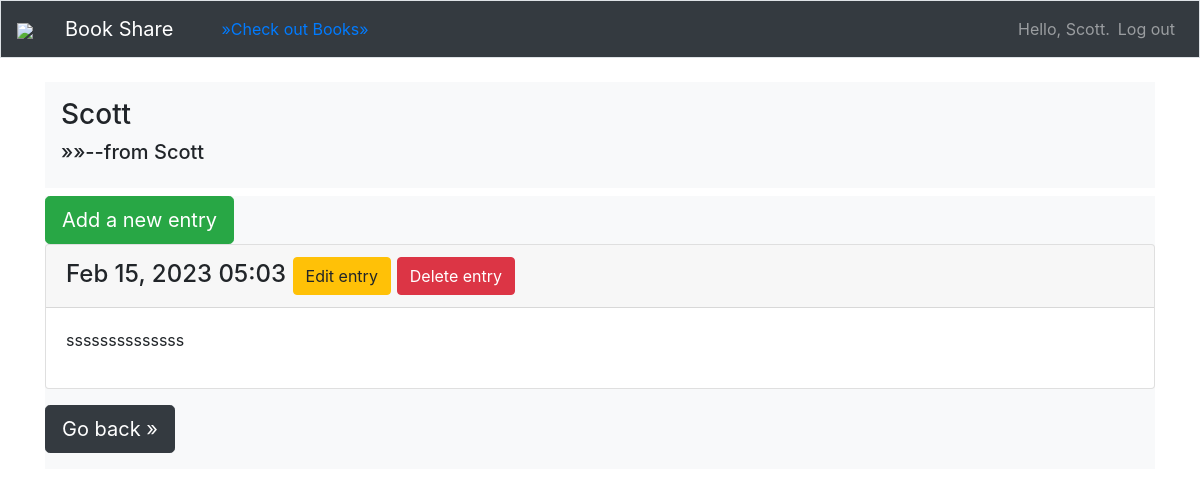
/titles/29/ (signed in), run on the app's committed database.
### content/models.py (models this page shows, shortened)
class Title(models.Model):
    text = models.CharField(max_length=200)
    date_added = models.DateTimeField(auto_now_add=True)
    owner = models.ForeignKey(User, on_delete=models.CASCADE)
    public = models.BooleanField(default=False)
    def __str__(self):
        return self.text

class Entry(models.Model):
    title = models.ForeignKey(Title, on_delete=models.CASCADE)
    text = models.TextField()
    date_added = models.DateTimeField(auto_now_add=True)
    class Meta:
        verbose_name_plural = 'entries'

### content/views.py (the view)
# urls.py: path('titles/<int:title_id>/',views.book,name='book'),
@login_required
def book(request,title_id):
    public_titles = Title.objects.filter(public=True).order_by('date_added')
    private_titles = Title.objects.filter(owner=request.user).order_by('date_added')
    title = Title.objects.get(id=title_id)
    username = title.owner
    if title in public_titles:
        read_only = True
        user_exp = f'--from {username}--(Read Only)'
    if title in private_titles:
        read_only = False
        user_exp = f'--from {username}'
    entries = title.entry_set.order_by('-date_added')
    context = {'title':title,'entries':entries,'user_exp':user_exp,'read_only':read_only}
    return render(request, 'content/book.html',context)

### content/templates/content/book.html
{% extends 'content/base.html' %}
{% block page_header %}
    <h3>{{ title }}</h3>
    <h5>&raquo;&raquo;{{ user_exp }}</h5>
{% endblock page_header %}
{% block content %}
{% if read_only %}
    <a class="btn btn-lg btn-success disabled" href="{% url 'content:new_entry' title.id %}" role="button">
        Add a new entry</a>
    {% for entry in entries %}
        <div class="card mb-3">
            <h4 class="card-header">
                {{ entry.date_added|date:'M d, Y H:i' }}
                <small><a class="btn btn-warning disabled" href="{% url 'content:edit_entry' entry.id %}"
                    role="button">Edit entry</a> </small>
                <small><a class="btn btn-danger disabled" href="{% url 'content:delete_entry' entry.id %}
"                   role="button">Delete entry</a> </small>
            </h4>
            <div class="card-body">
                {{ entry.text|linebreaks }}
            </div>
        </div>
    {% empty %}
        <p>There are no entries for this book yet.</p>
    {% endfor %}
{% else %}
    <a class="btn btn-lg btn-success" href="{% url 'content:new_entry' title.id %}" role="button">
        Add a new entry</a>
    {% for entry in entries %}
        <div class="card mb-3">
            <h4 class="card-header">
                {{ entry.date_added|date:'M d, Y H:i' }}
                <small><a class="btn btn-warning" href="{% url 'content:edit_entry' entry.id %}"
                    role="button">Edit entry</a> </small>
                <small><a class="btn btn-danger" href="{% url 'content:delete_entry' entry.id %}
"                   role="button">Delete entry</a> </small>
            </h4>
            <div class="card-body">
                {{ entry.text|linebreaks }}
            </div>
        </div>
    {% empty %}
        <p>There are no entries for this book yet.</p>
    {% endfor %}
{% endif %}
<a class="btn btn-lg btn-dark" href="{% url 'content:titles' %}" role="button">Go back &raquo;</a>
{% endblock content %}

### content/templates/content/base.html (shortened to what this page needs)
{% load bootstrap4 %}
<!doctype html>
<html lang="en">
<head>
    {% bootstrap_css %}
</head>
<body>
    <nav class="navbar navbar-expand-md navbar-dark bg-dark mb-4 border">
        <a class="navbar-brand" href="{% url 'content:index' %}">
            <div class="logo-image">
                <img src="https://imgtr.ee/images/2023/02/13/ObWsU.png" class="img-fluid">
            </div>
        </a>
        <a class="navbar navbar-brand navbar-light bg-dark" href="{% url 'content:index' %}">Book Share</a>
        <div class="collapse navbar-collapse" id="navbarCollapse">
            <ul class="navbar-nav mr-auto">
                <li class="nav-item">
                    <a class="navbar navbar-secondary navbar-light bg-dark" href="{% url 'content:titles' %}">
                        &raquo;Check out Books&raquo;</a>
                </li>
            </ul>
            <ul class="navbar-nav ml-auto">
                {% if user.is_authenticated %}
                    <li class="nav-item">
                        <span class="navbar-text" >Hello, {{ user.username }}.</span>
                    </li>
                    <li class="nav-item">
                        <a class="nav-link" href="{% url 'users:logout' %}">Log out</a>
                    </li>
                {% endif %}
            </ul>
        </div>
    </nav>
    <main role="main" class="container">
        <div class="p-3 mb-2 bg-light">
            {% block page_header %}{% endblock page_header %}
        </div>
        <div class="pb-3 mb-2 bg-light">
            {% block content %}{% endblock content %}
        </div>
    </main>
</body>
</html>

### data on the page
Title: text "Scott"
Entry: date_added "Feb 15, 2023 05:03", text "ssssssssssssss"

### other printed values
{{ user.username }} "Scott"
{{ user_exp }} "--from Scott"
